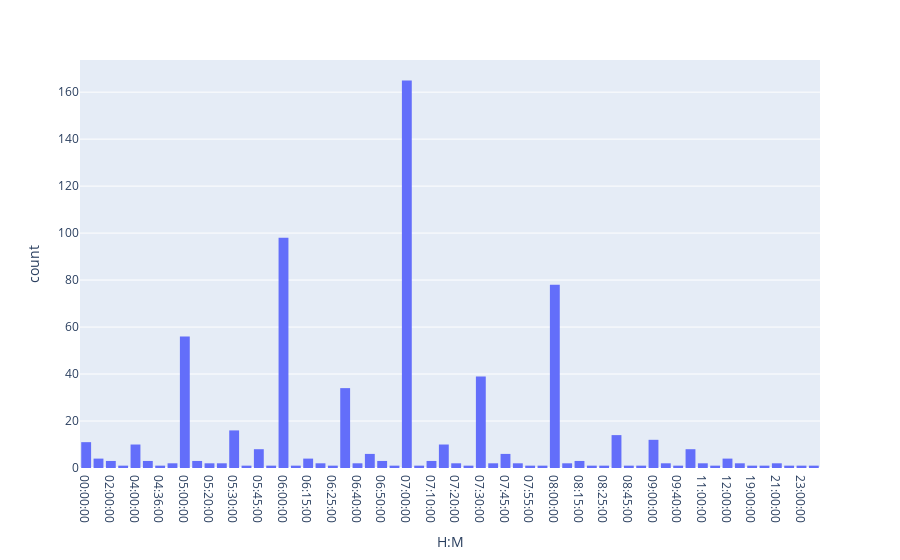

Write notebook code for a chart like this one.
### Code cell
fig = px.histogram(times.sort_values(by='H:M'), x="H:M")
fig.show()

### Figure 1 — Plotly figure (JSON) as saved in the notebook; plotly's stock layout.template omitted (floating-point values rounded to 4 significant figures; data arrays with more than 128 entries replaced by an {"elided": "..."} marker saying what was removed)
{"data": [{"alignmentgroup": "True", "bingroup": "x", "hovertemplate": "H:M=%{x}<br>count=%{y}<extra></extra>", "legendgroup": "", "marker": {"color": "#636efa"}, "name": "", "offsetgroup": "", "orientation": "v", "showlegend": false, "type": "histogram", "x": {"elided": "649 str values"}, "xaxis": "x", "yaxis": "y"}], "layout": {"barmode": "relative", "legend": {"tracegroupgap": 0}, "margin": {"t": 60}, "xaxis": {"anchor": "y", "domain": [0, 1], "title": {"text": "H:M"}}, "yaxis": {"anchor": "x", "domain": [0, 1], "title": {"text": "count"}}}}
